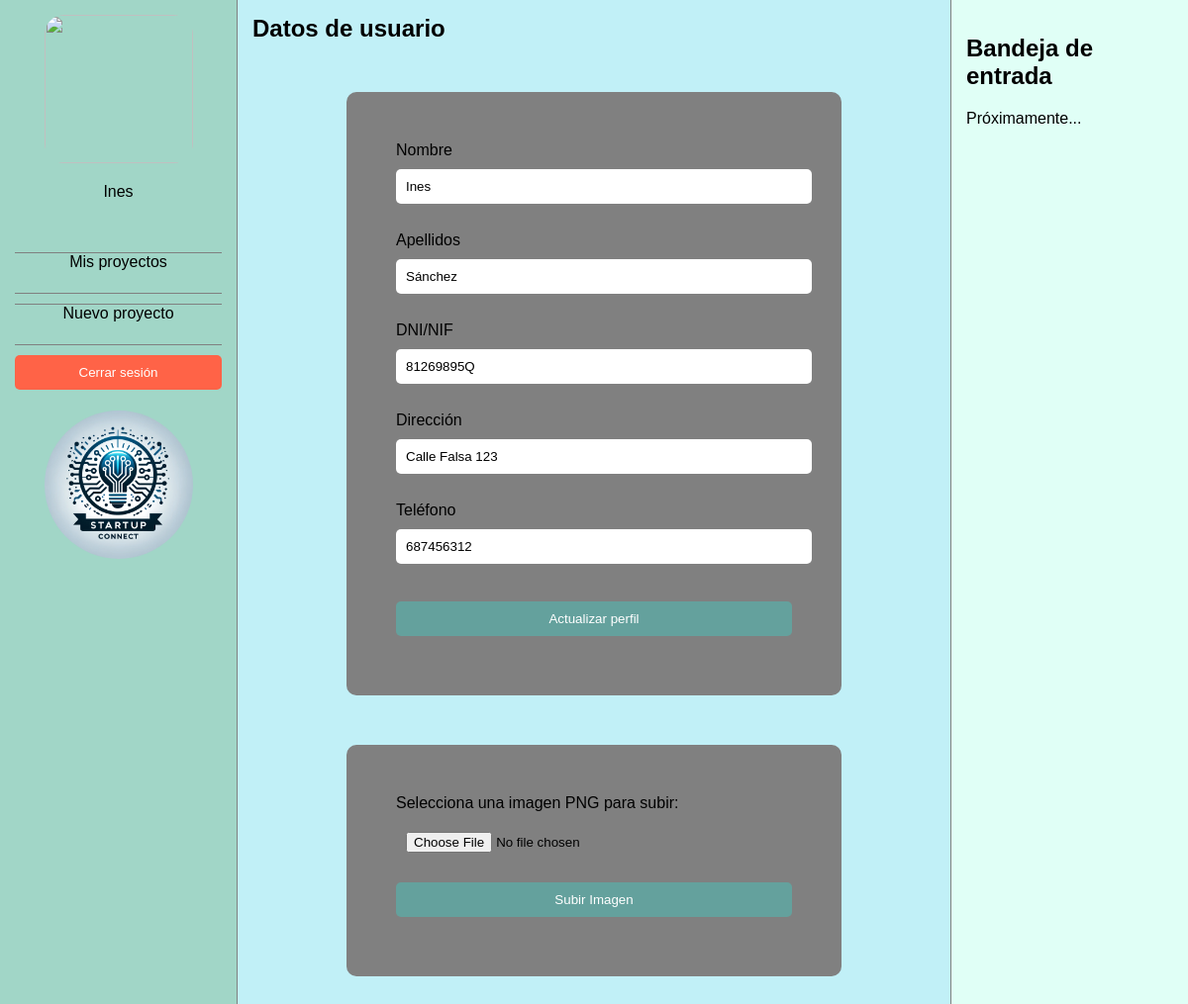
Page /startupconnect/php/perfilUsuario.php (signed in) on the committed database.
### tables this page shows
CREATE TABLE `Usuarios` (
  `Identificador` int(255) NOT NULL,
  `Nombre` varchar(255) NOT NULL,
  `Apellido` varchar(255) NOT NULL,
  `DNI` varchar(255) NOT NULL,
  `Email` varchar(255) NOT NULL,
  `Direccion` varchar(255) NOT NULL,
  `Telefono` varchar(255) NOT NULL,
  `Contrasena` varchar(255) NOT NULL,
  `imagenPerfil` varchar(255) DEFAULT NULL
);

### startupconnect/conexionBD/conexiondb.php (called while the page is built, shortened)
<?php
class ControladorBD {
    private $enlace;
    private $host;
    private $usuario;
    private $clave;
    private $nombre;
    public function __construct() {
        $this->host = "localhost";
        $this->usuario = "startupconnect";
        $this->clave = "startupconnect";
        $this->nombre = "startupconnect";
    }
    public function conectar() {
        $this->enlace = new mysqli($this->host, $this->usuario, $this->clave, $this->nombre);
        return TRUE;
    }
    public function consulta($query) {
        if($this->conectar()) {
            if (($resultado = $this->enlace->query($query))) {
                if (is_object($resultado)) {
                    return $this->obtenerResultados($resultado);
                } else {
                    return TRUE;
                }
            }
            return FALSE;
        } else {
            return FALSE;
        }
    }
    private function obtenerResultados(mysqli_result &$resultado) {
        $resultados = array();
        while ($fila = $resultado->fetch_assoc()) {
            $resultados[] = $fila;
        }
        return $resultados;
    }
    public function desconectar() {
        return FALSE;
    }
}
?>

### startupconnect/php/perfilUsuario.php (the view, shortened to what this page needs)
<!DOCTYPE html>
<html lang="es">
<head>
    <link rel="stylesheet" href="../css/dashboard.css">
</head>
<body>
    <?php
        include '../conexionBD/conexiondb.php';
        if(!isset($_SESSION["idUsuario"]) &&
           !isset($_SESSION["nombreUsuario"])) {
            echo $translations['dashboard_empresa_sin_login'];
            echo '<meta http-equiv="Refresh" content="2; url=../index.php" /> ';
        } else {
            include 'menuUsuario.php';
            echo '<main class="content">
                    <h2>Datos de usuario</h2>';
            $controlador = new ControladorBD();
            $consulta = "SELECT * FROM Usuarios WHERE Identificador = ".$_SESSION["idUsuario"].";";
            $resultado = $controlador->consulta($consulta);
            echo "
                <form action='actualizarUsuario.php' method='POST'>";
                foreach ($resultado as $fila) {
                    echo $translations['crear_cuenta_nombre']; echo "<br>";
                    echo '<input type="user" name="nombre" value="'.$fila["Nombre"].'" required><br><br>';
                    echo $translations['crear_cuenta_apellidos'];
                    echo '<input type="user" name="apellidos" value="'.$fila["Apellido"].'" required><br><br>';
                    echo $translations['crear_cuenta_dni'];; echo "<br>";
                    echo '<input type="text" name="dni" value="'.$fila["DNI"].'" required><br><br>';
                    echo $translations['crear_cuenta_direccion']; echo "<br>";
                    echo '<input type="text" name="direccion" value="'.$fila["Direccion"].'" required><br><br>';
                    echo $translations['crear_cuenta_telefono']; echo "<br>";
                    echo '<input type="tel" name="telefono" value="'.$fila["Telefono"].'" required><br><br>';
                }
            echo "<input type='submit' value='Actualizar perfil'>
                </form>";
            echo '
            <form action="subirImagenUsuario.php" method="post" enctype="multipart/form-data">
                <label for="fileToUpload">Selecciona una imagen PNG para subir:</label>
                <input type="file" name="fileToUpload" id="fileToUpload">
                <input type="submit" value="Subir Imagen" name="submit">
            </form>
            ';
            echo '</main>';
            include 'bandejadeEntrada.php';
        }
    ?>
</body>
</html>

### startupconnect/php/menuUsuario.php (shortened to what this page needs)
<?php
$nombre = $_SESSION["nombreUsuario"];
echo '
    <button id="menu-button" class="floating-button">☰</button>
        <aside class="menu" id="menu">
            <div id="header-menu">
            ';
            if(isset($_SESSION["imagenPerfil"])) {
                echo '<a href="perfilUsuario.php"><img id="imagenPerfil" src="'.$_SESSION["imagenPerfil"].'"></a>';
            } else {
                echo '<a href="perfilUsuario.php"><img id="imagenPerfil" src="../assets/img/perfilUsuario.png"></a>';
            }
            echo '
                <p>'.$nombre.'</p>
            </div>
            <ul>
                <li><a href="dashboard.php">'.$translations['navigation_menu_mis_proyectos'].'</a></li>
                <li><a href="formularioProyecto.php">'.$translations['navigation_menu_nuevo_proyecto'].'</a></li>
                <li><button class="logout-button" onclick="location.href=\'logout.php\'">'.$translations['navigation_menu_cerrar_sesion'].'</button></li>
            </ul>
            <img id="logo" src="../assets/img/LogoSConnect.png">
        </aside>
';
?>

### startupconnect/php/bandejadeEntrada.php
<?php
echo '
    <aside class="news">
        <h2>'.$translations['seccion_noticias_titulo'].'</h2>
        <p>'.$translations['proximamente'].'</p>
    </aside>
';
?>

### startupconnect/css/dashboard.css (style rules this page uses)
:root { --bs-teal: #64a19d; --bs-black: black; --bs-white: white; --bs-gray: gray; --bs-gray-dark: black; --bs-gray-100: white; --bs-primary: #64a19d; --bs-light: white; --bs-dark: black; --bs-black: black; --bs-white: white; --bs-primary-rgb: 100, 161, 157; --bs-black-rgb: 0, 0, 0; --bs-gray-form: rgba(0, 0, 0, 0.3); }
body { margin: 0; font-family: Arial, sans-serif; display: flex; background-color: #a1d6c7; color: var(--bs-white); height: 400vh; }
.menu { background-color: #a1d6c7; width: 20%; padding: 15px; box-sizing: border-box; border-right: 1px solid var(--bs-gray); display: block; position: relative; top: auto; left: auto; z-index: 1; text-align: center; }
#imagenPerfil { width: 150px; height: 150px; border-radius: 20px; }
#logo { width: 150px; height: 150px; border-radius: 50%; }
#header-menu { text-align: center; color: var(--bs-black); padding-bottom: 20px; }
.menu ul { list-style: none; padding: 0; }
.menu ul li { height: 40px; border-top: 1px solid var(--bs-gray); border-bottom: 1px solid var(--bs-gray); margin-bottom: 10px; text-align: center; }
.menu ul li:has(button) { border: none; }
.menu ul li a { text-decoration: none; color: var(--bs-dark); }
.content { flex-grow: 1; padding: 15px; box-sizing: border-box; background-color: #c1f0f7; color: var(--bs-black); }
.content h2 { margin-top: 0; }
.news { color: var(--bs-dark); background-color: #e0fff6; border-left: 1px solid var(--bs-gray); width: 20%; padding: 15px; box-sizing: border-box; display: block; }
.logout-button { background-color: #ff6347; color: var(--bs-white); border: none; padding: 10px 20px; border-radius: 5px; cursor: pointer; text-decoration: none; display: block; width: 100%; text-align: center; }

### startupconnect/php/perfilUsuario.php (style rules this page uses)
body { height: 150vh; }
form { background: var(--bs-gray); padding: 50px; margin: auto; margin-top: 50px; width: 80%; max-width: 400px; border-radius: 10px; }
input { padding: 10px; width: 100%; margin-top: 10px; margin-bottom: 10px; border-radius: 5px; border: none; }
input[type="submit"] { background: #64a19d; color: var(--bs-white); border: none; cursor: pointer; }

### rows in the picture
usuarios: nombre "Ines", apellidos "Sánchez", dni "81269895Q", direccion "Calle Falsa 123", telefono "687456312"

### other values in the picture
$nombre "Ines"
$translations['navigation_menu_mis_proyectos'] "Mis proyectos"
$translations['navigation_menu_nuevo_proyecto'] "Nuevo proyecto"
$translations['navigation_menu_cerrar_sesion'] "Cerrar sesión"
$translations['seccion_noticias_titulo'] "Bandeja de entrada"
$translations['proximamente'] "Próximamente..."
